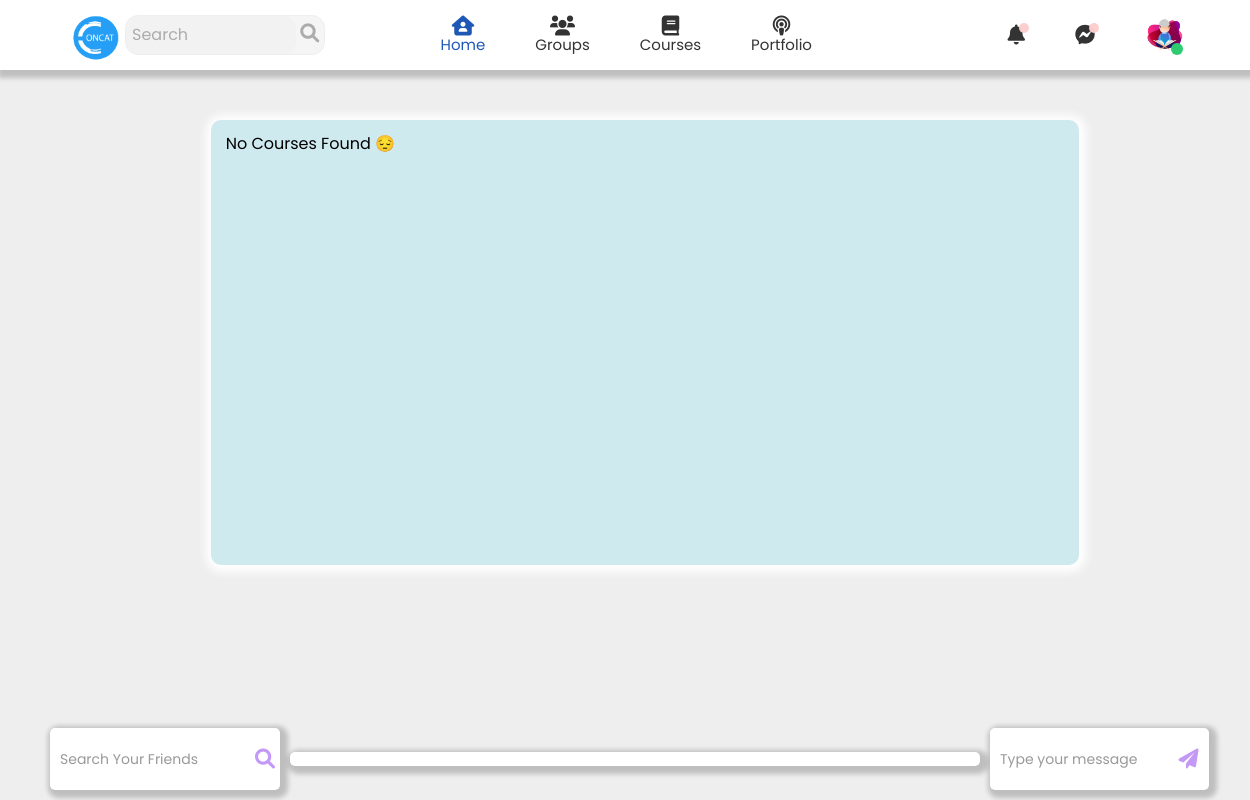
The page /resource.php?LangID=1544435530115 (signed in) on the database as committed earlier.
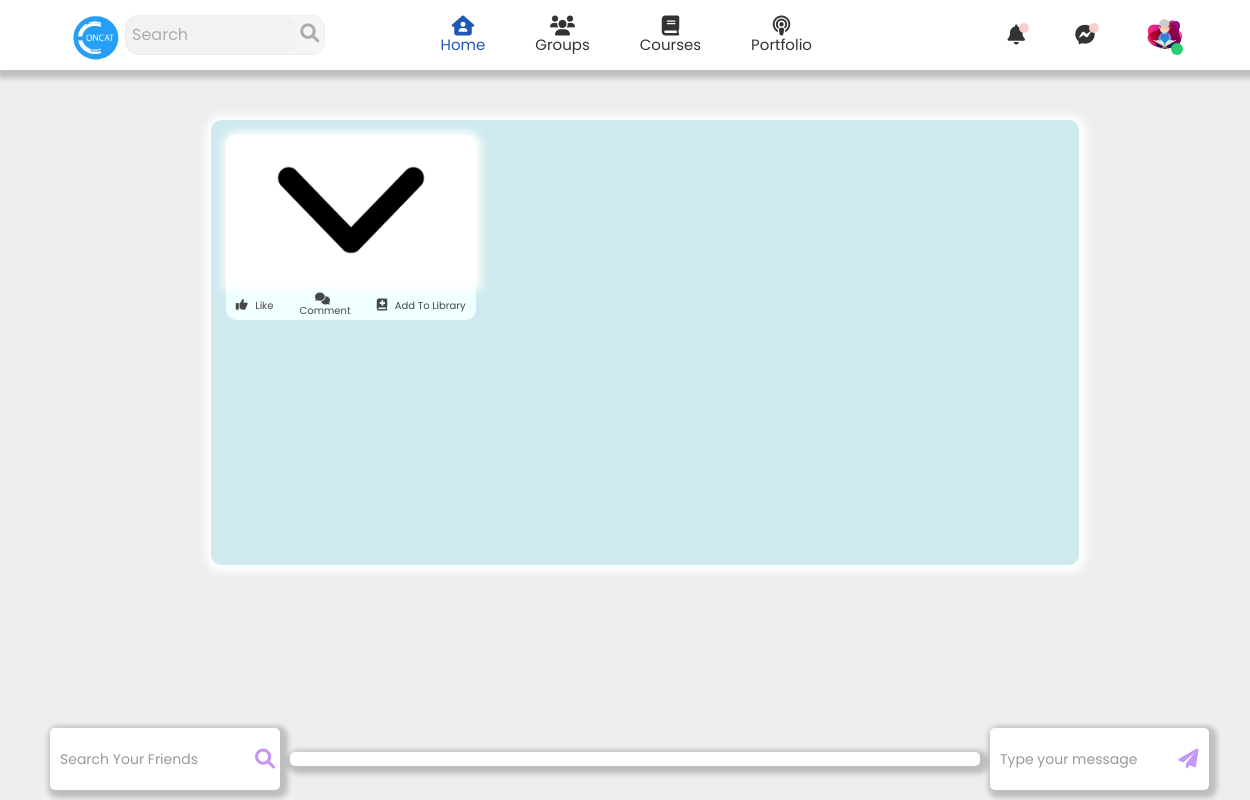
The same page on the database as committed later.
### tables this page shows
CREATE TABLE `instructor_course` (
  `id` int(11) NOT NULL,
  `language_id` bigint(20) NOT NULL,
  `course_id` bigint(20) NOT NULL,
  `instructor_name` varchar(100) NOT NULL,
  `course_cover` text NOT NULL,
  `course_link` text NOT NULL,
  `add_date` timestamp NOT NULL DEFAULT current_timestamp()
);

### friendsChat.php (the view, shortened to what this page needs)
    <link rel="stylesheet" href="css/friendsChat.css">
<div class="con" style="width: 100%;">
  <div class="friendschat" id="friendschat">
      <div class="container">
          <div class="searchfriends">
              <input type="search" name="" id="search" placeholder="Search Your Friends">
              <button id="search_open"><i class="fa-solid fa-magnifying-glass"></i></button>
          </div>
          <div class="friendsconnect">
          </div>
          <div class="textmessage">
              <input type="text" name="" id="textmessage" placeholder="Type your message">
              <button><i class="fa-solid fa-paper-plane"></i></button>
          </div>
      </div>
  </div>
  <div class="" style="width: 100%; height: 70px;"></div>
</div>

### resource.php (shortened to what this page needs)
<link rel="stylesheet" href="css/resource.css">
<?php require_once 'header.php'; ?>
<div class="resource_container">
 <div class="container">
   <?php
   if (isset($_GET['LangID']) == true) {
     $language_id = $_GET['LangID'];
     $instructor_course_result = $con->query("SELECT * FROM instructor_course WHERE language_id='$language_id';");
     $num = $con->affected_rows;
     if($num != 0 && $instructor_course_result == true){
       while ($instructor_course_row = $instructor_course_result-> fetch_assoc()) {
          echo '
          <div class="box">
           <a href="'.$instructor_course_row['course_link'].'" target="_blank">
            <img src="Course___Cover/instructor___Cover/'.$instructor_course_row['course_cover'].'" alt="check ur network plz">
            <h2>'.$instructor_course_row['instructor_name'].'</h2>
           </a>
           <div class="social">
            <button id="like" onclick="clkbtn()">
             <i class=" fa-solid fa-thumbs-up"></i> Like
            </button>
            <button>
             <a href="comments.php"><i class="fa-solid fa-comments"></i> Comment</a>
            </button>
            <button id="add" onclick="addbtn()">
             <i class="fa-solid fa-book-medical"></i> Add To Library
            </button>
           </div>
          </div>
          ';
       }
     }else {
       echo 'No Courses Found 😔';
     }
   }
    ?>
 </div>
</div>
<?php require 'friendsChat.php'; ?>

Rows that differ between the two databases and show on the page:
added instructor_course: course_cover (picture)
Other text that changed with them:
text no longer shown: "No Courses Found 😔"
